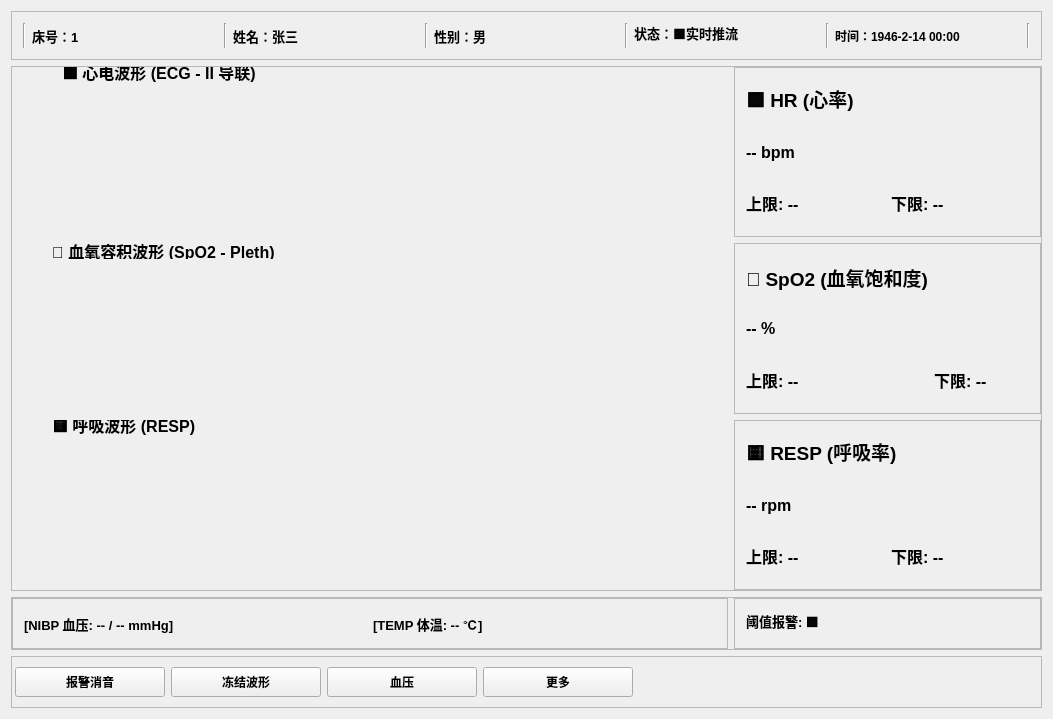
<?xml version="1.0" encoding="UTF-8"?>
<ui version="4.0">
 <class>MainWindowClass</class>
 <widget class="QWidget" name="MainWindowClass">
  <property name="geometry">
   <rect>
    <x>0</x>
    <y>0</y>
    <width>1053</width>
    <height>719</height>
   </rect>
  </property>
  <property name="windowTitle">
   <string>MainWindow</string>
  </property>
  <layout class="QVBoxLayout" name="verticalLayout_3" stretch="0,10,1,1">
   <item>
    <widget class="QFrame" name="topBar">
     <property name="frameShape">
      <enum>QFrame::Shape::StyledPanel</enum>
     </property>
     <property name="frameShadow">
      <enum>QFrame::Shadow::Raised</enum>
     </property>
     <layout class="QHBoxLayout" name="horizontalLayout_2">
      <item>
       <widget class="Line" name="line_6">
        <property name="font">
         <font>
          <bold>true</bold>
         </font>
        </property>
        <property name="orientation">
         <enum>Qt::Orientation::Vertical</enum>
        </property>
       </widget>
      </item>
      <item>
       <widget class="QLabel" name="labelBedNo">
        <property name="font">
         <font>
          <pointsize>10</pointsize>
          <bold>true</bold>
         </font>
        </property>
        <property name="text">
         <string>床号：1</string>
        </property>
       </widget>
      </item>
      <item>
       <widget class="Line" name="line">
        <property name="font">
         <font>
          <bold>true</bold>
         </font>
        </property>
        <property name="orientation">
         <enum>Qt::Orientation::Vertical</enum>
        </property>
       </widget>
      </item>
      <item>
       <widget class="QLabel" name="labelName">
        <property name="font">
         <font>
          <pointsize>10</pointsize>
          <bold>true</bold>
         </font>
        </property>
        <property name="text">
         <string>姓名：张三</string>
        </property>
       </widget>
      </item>
      <item>
       <widget class="Line" name="line_2">
        <property name="font">
         <font>
          <bold>true</bold>
         </font>
        </property>
        <property name="orientation">
         <enum>Qt::Orientation::Vertical</enum>
        </property>
       </widget>
      </item>
      <item>
       <widget class="QLabel" name="labelGender">
        <property name="font">
         <font>
          <pointsize>10</pointsize>
          <bold>true</bold>
         </font>
        </property>
        <property name="text">
         <string>性别：男</string>
        </property>
       </widget>
      </item>
      <item>
       <widget class="Line" name="line_3">
        <property name="font">
         <font>
          <bold>true</bold>
         </font>
        </property>
        <property name="orientation">
         <enum>Qt::Orientation::Vertical</enum>
        </property>
       </widget>
      </item>
      <item>
       <layout class="QHBoxLayout" name="horizontalLayout" stretch="0">
        <item>
         <widget class="QLabel" name="labelStatus">
          <property name="font">
           <font>
            <pointsize>10</pointsize>
            <bold>true</bold>
           </font>
          </property>
          <property name="text">
           <string>状态：🟩实时推流</string>
          </property>
         </widget>
        </item>
       </layout>
      </item>
      <item>
       <widget class="Line" name="line_4">
        <property name="font">
         <font>
          <bold>true</bold>
         </font>
        </property>
        <property name="orientation">
         <enum>Qt::Orientation::Vertical</enum>
        </property>
       </widget>
      </item>
      <item>
       <widget class="QLabel" name="labelSystemTime">
        <property name="font">
         <font>
          <bold>true</bold>
         </font>
        </property>
        <property name="text">
         <string>时间：1946-2-14 00:00</string>
        </property>
       </widget>
      </item>
      <item>
       <widget class="Line" name="line_5">
        <property name="font">
         <font>
          <bold>true</bold>
         </font>
        </property>
        <property name="orientation">
         <enum>Qt::Orientation::Vertical</enum>
        </property>
       </widget>
      </item>
     </layout>
    </widget>
   </item>
   <item>
    <widget class="QFrame" name="frame_CenterContent">
     <property name="frameShape">
      <enum>QFrame::Shape::StyledPanel</enum>
     </property>
     <property name="frameShadow">
      <enum>QFrame::Shadow::Raised</enum>
     </property>
     <layout class="QHBoxLayout" name="horizontalLayout_3" stretch="7,3">
      <property name="leftMargin">
       <number>0</number>
      </property>
      <property name="topMargin">
       <number>0</number>
      </property>
      <property name="rightMargin">
       <number>0</number>
      </property>
      <property name="bottomMargin">
       <number>0</number>
      </property>
      <item>
       <layout class="QVBoxLayout" name="verticalLayout_2">
        <item>
         <widget class="QCustomPlot" name="plotECG" native="true">
          <widget class="QLabel" name="label">
           <property name="geometry">
            <rect>
             <x>50</x>
             <y>0</y>
             <width>211</width>
             <height>16</height>
            </rect>
           </property>
           <property name="font">
            <font>
             <pointsize>12</pointsize>
             <bold>true</bold>
            </font>
           </property>
           <property name="text">
            <string>🟩 心电波形 (ECG - II 导联)</string>
           </property>
          </widget>
         </widget>
        </item>
        <item>
         <widget class="QCustomPlot" name="plotSpO2" native="true">
          <widget class="QLabel" name="label_2">
           <property name="geometry">
            <rect>
             <x>40</x>
             <y>0</y>
             <width>251</width>
             <height>16</height>
            </rect>
           </property>
           <property name="font">
            <font>
             <pointsize>12</pointsize>
             <bold>true</bold>
            </font>
           </property>
           <property name="text">
            <string>🔷 血氧容积波形 (SpO2 - Pleth)</string>
           </property>
          </widget>
         </widget>
        </item>
        <item>
         <widget class="QCustomPlot" name="plotRESP" native="true">
          <widget class="QLabel" name="label_3">
           <property name="geometry">
            <rect>
             <x>40</x>
             <y>0</y>
             <width>251</width>
             <height>16</height>
            </rect>
           </property>
           <property name="font">
            <font>
             <pointsize>12</pointsize>
             <bold>true</bold>
            </font>
           </property>
           <property name="text">
            <string>🟨 呼吸波形 (RESP)</string>
           </property>
          </widget>
         </widget>
        </item>
       </layout>
      </item>
      <item>
       <layout class="QVBoxLayout" name="verticalLayout">
        <item>
         <widget class="QFrame" name="cardHR">
          <property name="frameShape">
           <enum>QFrame::Shape::StyledPanel</enum>
          </property>
          <property name="frameShadow">
           <enum>QFrame::Shadow::Raised</enum>
          </property>
          <layout class="QGridLayout" name="gridLayout">
           <item row="0" column="0" colspan="2">
            <widget class="QLabel" name="HR">
             <property name="font">
              <font>
               <pointsize>14</pointsize>
               <bold>true</bold>
              </font>
             </property>
             <property name="text">
              <string>🟩 HR (心率)</string>
             </property>
            </widget>
           </item>
           <item row="1" column="0">
            <widget class="QLabel" name="HR_Num">
             <property name="font">
              <font>
               <pointsize>12</pointsize>
               <bold>true</bold>
              </font>
             </property>
             <property name="text">
              <string>-- bpm</string>
             </property>
            </widget>
           </item>
           <item row="2" column="0">
            <widget class="QLabel" name="HR_upper">
             <property name="font">
              <font>
               <pointsize>12</pointsize>
               <bold>true</bold>
              </font>
             </property>
             <property name="text">
              <string>上限: --</string>
             </property>
            </widget>
           </item>
           <item row="2" column="1">
            <widget class="QLabel" name="HR_lower">
             <property name="font">
              <font>
               <pointsize>12</pointsize>
               <bold>true</bold>
              </font>
             </property>
             <property name="text">
              <string>下限: --</string>
             </property>
            </widget>
           </item>
          </layout>
         </widget>
        </item>
        <item>
         <widget class="QFrame" name="cardSpO2">
          <property name="frameShape">
           <enum>QFrame::Shape::StyledPanel</enum>
          </property>
          <property name="frameShadow">
           <enum>QFrame::Shadow::Raised</enum>
          </property>
          <layout class="QGridLayout" name="gridLayout_2">
           <item row="0" column="0">
            <widget class="QLabel" name="SpO2">
             <property name="font">
              <font>
               <pointsize>14</pointsize>
               <bold>true</bold>
              </font>
             </property>
             <property name="text">
              <string>🔷 SpO2 (血氧饱和度)</string>
             </property>
            </widget>
           </item>
           <item row="1" column="0">
            <widget class="QLabel" name="SpO2_Num">
             <property name="font">
              <font>
               <pointsize>12</pointsize>
               <bold>true</bold>
              </font>
             </property>
             <property name="text">
              <string>-- %</string>
             </property>
            </widget>
           </item>
           <item row="2" column="0">
            <widget class="QLabel" name="SpO2_upper">
             <property name="font">
              <font>
               <pointsize>12</pointsize>
               <bold>true</bold>
              </font>
             </property>
             <property name="text">
              <string>上限: --</string>
             </property>
            </widget>
           </item>
           <item row="2" column="1">
            <widget class="QLabel" name="SpO2_lower">
             <property name="font">
              <font>
               <pointsize>12</pointsize>
               <bold>true</bold>
              </font>
             </property>
             <property name="text">
              <string>下限: --</string>
             </property>
            </widget>
           </item>
          </layout>
         </widget>
        </item>
        <item>
         <widget class="QFrame" name="cardRESP">
          <property name="frameShape">
           <enum>QFrame::Shape::StyledPanel</enum>
          </property>
          <property name="frameShadow">
           <enum>QFrame::Shadow::Raised</enum>
          </property>
          <layout class="QGridLayout" name="gridLayout_3">
           <item row="0" column="0" colspan="2">
            <widget class="QLabel" name="RESP">
             <property name="font">
              <font>
               <pointsize>14</pointsize>
               <bold>true</bold>
              </font>
             </property>
             <property name="text">
              <string>🟨 RESP (呼吸率)</string>
             </property>
            </widget>
           </item>
           <item row="1" column="0">
            <widget class="QLabel" name="RESP_Num">
             <property name="font">
              <font>
               <pointsize>12</pointsize>
               <bold>true</bold>
              </font>
             </property>
             <property name="text">
              <string>-- rpm</string>
             </property>
            </widget>
           </item>
           <item row="2" column="0">
            <widget class="QLabel" name="RESP_upper">
             <property name="font">
              <font>
               <pointsize>12</pointsize>
               <bold>true</bold>
              </font>
             </property>
             <property name="text">
              <string>上限: --</string>
             </property>
            </widget>
           </item>
           <item row="2" column="1">
            <widget class="QLabel" name="RESP_lower">
             <property name="font">
              <font>
               <pointsize>12</pointsize>
               <bold>true</bold>
              </font>
             </property>
             <property name="text">
              <string>下限: --</string>
             </property>
            </widget>
           </item>
          </layout>
         </widget>
        </item>
       </layout>
      </item>
     </layout>
    </widget>
   </item>
   <item>
    <widget class="QFrame" name="frame">
     <property name="frameShape">
      <enum>QFrame::Shape::StyledPanel</enum>
     </property>
     <property name="frameShadow">
      <enum>QFrame::Shadow::Raised</enum>
     </property>
     <layout class="QHBoxLayout" name="horizontalLayout_4" stretch="7,3">
      <property name="leftMargin">
       <number>0</number>
      </property>
      <property name="topMargin">
       <number>0</number>
      </property>
      <property name="rightMargin">
       <number>0</number>
      </property>
      <property name="bottomMargin">
       <number>0</number>
      </property>
      <item>
       <widget class="QFrame" name="frame_3">
        <property name="frameShape">
         <enum>QFrame::Shape::StyledPanel</enum>
        </property>
        <property name="frameShadow">
         <enum>QFrame::Shadow::Raised</enum>
        </property>
        <layout class="QHBoxLayout" name="horizontalLayout_5">
         <item>
          <widget class="QLabel" name="lblNIBP">
           <property name="font">
            <font>
             <pointsize>10</pointsize>
             <bold>true</bold>
            </font>
           </property>
           <property name="text">
            <string>[NIBP 血压: -- / -- mmHg]</string>
           </property>
          </widget>
         </item>
         <item>
          <widget class="QLabel" name="lblTEMP">
           <property name="font">
            <font>
             <pointsize>10</pointsize>
             <bold>true</bold>
            </font>
           </property>
           <property name="text">
            <string>[TEMP 体温: -- ℃]</string>
           </property>
          </widget>
         </item>
        </layout>
       </widget>
      </item>
      <item>
       <widget class="QFrame" name="frame_4">
        <property name="frameShape">
         <enum>QFrame::Shape::StyledPanel</enum>
        </property>
        <property name="frameShadow">
         <enum>QFrame::Shadow::Raised</enum>
        </property>
        <layout class="QHBoxLayout" name="horizontalLayout_6">
         <item>
          <widget class="QLabel" name="lblAlarmStatus">
           <property name="font">
            <font>
             <pointsize>10</pointsize>
             <bold>true</bold>
            </font>
           </property>
           <property name="text">
            <string>阈值报警: 🟩</string>
           </property>
           <property name="alignment">
            <set>Qt::AlignmentFlag::AlignLeading|Qt::AlignmentFlag::AlignLeft|Qt::AlignmentFlag::AlignVCenter</set>
           </property>
          </widget>
         </item>
        </layout>
       </widget>
      </item>
     </layout>
    </widget>
   </item>
   <item>
    <widget class="QFrame" name="frame_2">
     <property name="frameShape">
      <enum>QFrame::Shape::StyledPanel</enum>
     </property>
     <property name="frameShadow">
      <enum>QFrame::Shadow::Raised</enum>
     </property>
     <layout class="QHBoxLayout" name="horizontalLayout_7">
      <property name="leftMargin">
       <number>3</number>
      </property>
      <property name="topMargin">
       <number>3</number>
      </property>
      <property name="rightMargin">
       <number>3</number>
      </property>
      <property name="bottomMargin">
       <number>3</number>
      </property>
      <item>
       <widget class="QPushButton" name="btnMuteAlarm">
        <property name="minimumSize">
         <size>
          <width>150</width>
          <height>30</height>
         </size>
        </property>
        <property name="font">
         <font>
          <bold>true</bold>
         </font>
        </property>
        <property name="text">
         <string>报警消音</string>
        </property>
       </widget>
      </item>
      <item>
       <widget class="QPushButton" name="btnFreeze">
        <property name="minimumSize">
         <size>
          <width>150</width>
          <height>30</height>
         </size>
        </property>
        <property name="font">
         <font>
          <bold>true</bold>
         </font>
        </property>
        <property name="text">
         <string>冻结波形</string>
        </property>
       </widget>
      </item>
      <item>
       <widget class="QPushButton" name="btnBloodPress">
        <property name="minimumSize">
         <size>
          <width>150</width>
          <height>30</height>
         </size>
        </property>
        <property name="font">
         <font>
          <italic>false</italic>
          <bold>true</bold>
         </font>
        </property>
        <property name="text">
         <string>血压</string>
        </property>
       </widget>
      </item>
      <item>
       <widget class="QPushButton" name="btnMore">
        <property name="minimumSize">
         <size>
          <width>150</width>
          <height>30</height>
         </size>
        </property>
        <property name="font">
         <font>
          <bold>true</bold>
         </font>
        </property>
        <property name="text">
         <string>更多</string>
        </property>
       </widget>
      </item>
      <item>
       <spacer name="horizontalSpacer">
        <property name="orientation">
         <enum>Qt::Orientation::Horizontal</enum>
        </property>
        <property name="sizeHint" stdset="0">
         <size>
          <width>400</width>
          <height>20</height>
         </size>
        </property>
       </spacer>
      </item>
     </layout>
    </widget>
   </item>
  </layout>
 </widget>
 <layoutdefault spacing="6" margin="11"/>
 <customwidgets>
  <customwidget>
   <class>QCustomPlot</class>
   <extends>QWidget</extends>
   <header>qcustomplot.h</header>
   <container>1</container>
  </customwidget>
 </customwidgets>
 <resources/>
 <connections/>
</ui>
